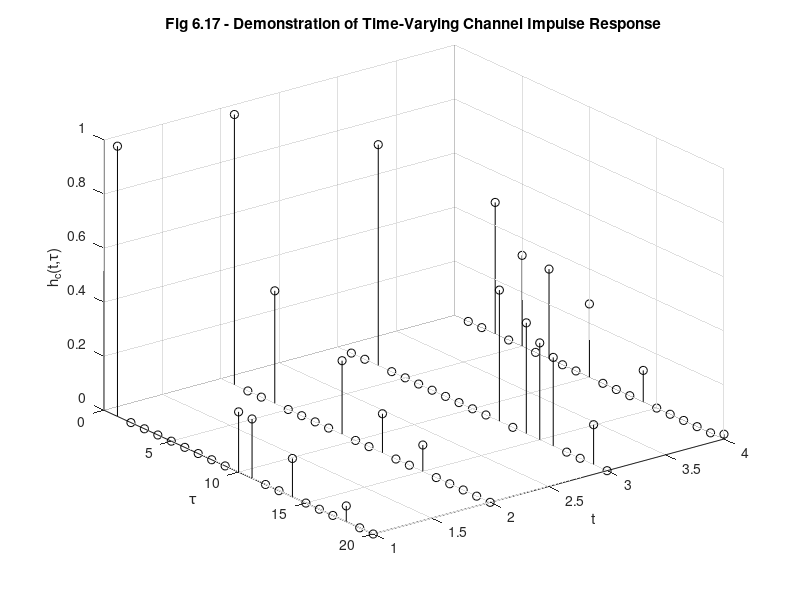

Here is the MATLAB script that generated this plot:
%%%%%%%%%%%%%%%%%%%%%%%%%%%%%%%%%%%%%%%%%%%%%%%%%%%%%%%%%%%%%
%%                                                         %%
%% ******************************************************  %%
%% * Smart Antennas for Wireless Applications w/ Matlab *  %%
%% ******************************************************  %%
%%                                                         %%
%% Chapter 6: Fig 6.17                                     %%
%%                                                         %%
%% Author: Frank Gross                                     %%
%% McGraw-Hill, 2005                                       %%
%% Date:  9/30/2004                                        %%
%%                                                         %%
%% This code creates Fig 6.17, a demonstration of time     %%
%%     varying channel impulse response given in equation  %%
%%     6.29.                                               %%
%%%%%%%%%%%%%%%%%%%%%%%%%%%%%%%%%%%%%%%%%%%%%%%%%%%%%%%%%%%%%      

%%------------------- Define Variables:--------------------%%
% N - total number of paths in channel                      %
% a - time varying amplitude of path n                      %
% h - channel impulse response                              %
%%---------------------------------------------------------%%

%%------------------ Given Values ------------------%%

N=20;

%%----- Determine Amplitudes and Impulse Response -----%%

for j = 1:4
    a = randn(N,1);
    a = abs(a)/max(abs(a));
    a = fliplr(sort(a'));
    a = a';
    test = ceil(rand(6,1)*N);
    test = sort(test);
    h(test,j)=a(test);
end

%%------------------ Plot Results ------------------%%

[M,N] = size(h);

x = [1:N];     y = [1:M];

[X,Y]=meshgrid(x,y);

stem3(X,Y,h,'k')

title('\bfFig 6.17 - Demonstration of Time-Varying Channel Impulse Response')
xlabel('t')
ylabel('\tau')
zlabel('h_c(t,\tau)')

set(gca,'ydir','reverse')